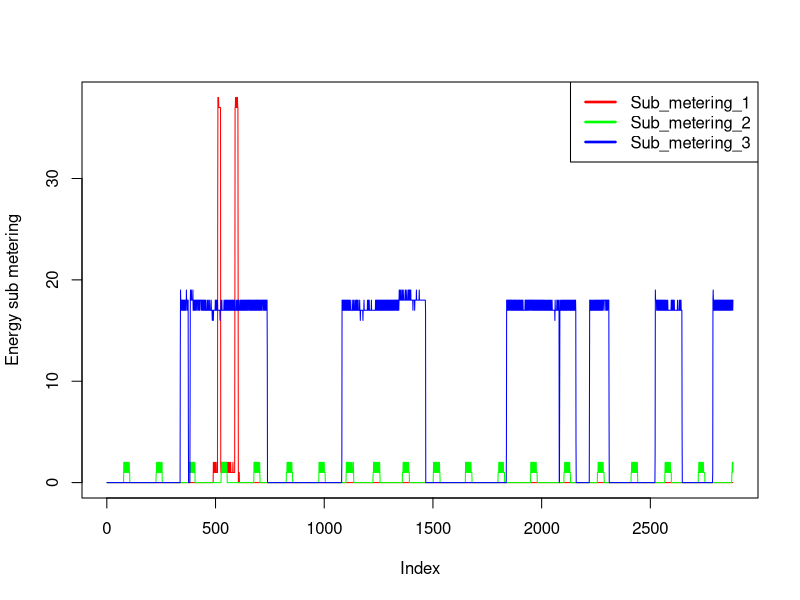

Source code (R):
## I have already filtered the necesary data for two days

pc <- read.csv("household_power_consumption.csv", header=TRUE, sep=";", na.string="?", colClasses=c("character", "character", "numeric", "numeric", "numeric", "numeric", "numeric", "numeric", "numeric"))
plot(pc$Sub_metering_1, ylab="Energy sub metering", type="l", col='red')
lines(pc$Sub_metering_2, col='green')
lines(pc$Sub_metering_3, col='blue')
legend("topright",c("Sub_metering_1","Sub_metering_2", "Sub_metering_3"),lty=c(1,1,1),lwd=c(2.5,2.5,2.5),col=c("red","green","blue"))
## axis(1, at=1:6, lab=c("Thu","Thu","Thu","Fri","Fri","Sat"))
dev.copy(png, file="plot3.png")
dev.off()
